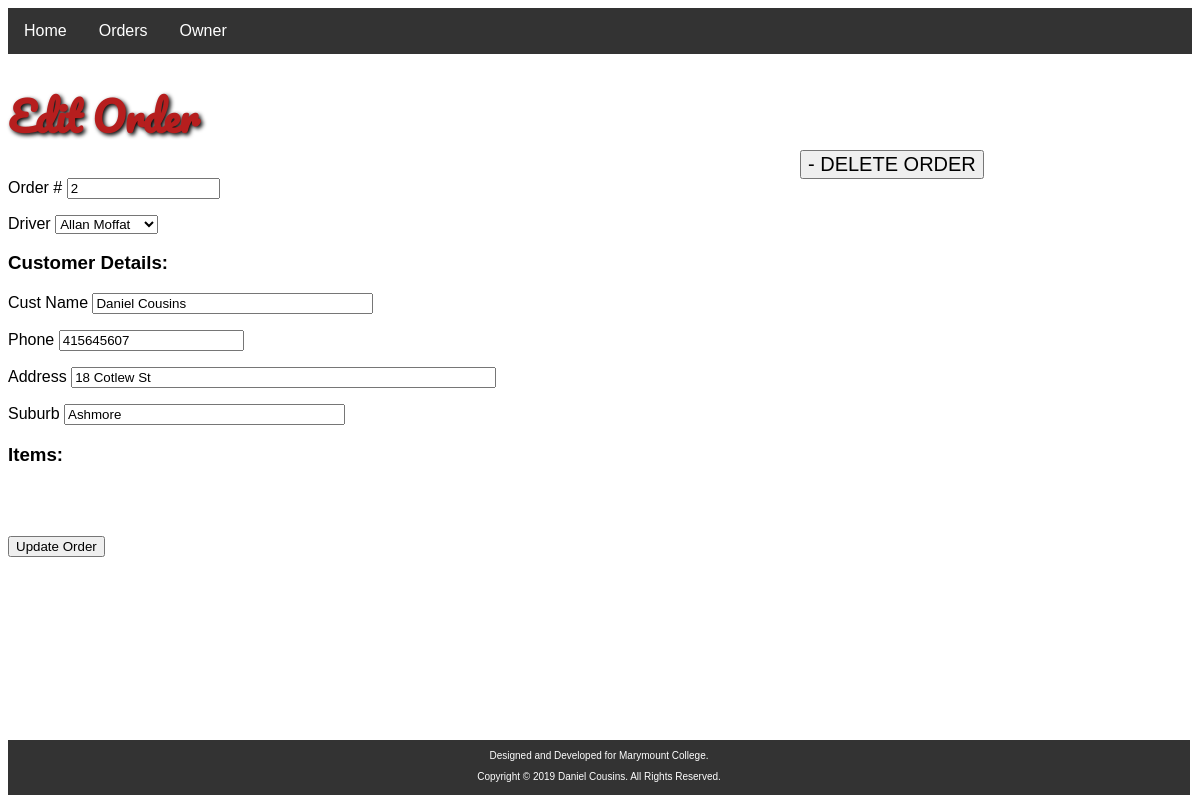
The app's page /editorder/2 with its own data.
### app/models.py (models this page shows, shortened)
class customer(db.Model):
    custID = db.Column(db.Integer, primary_key=True)
    name = db.Column(db.String(128), nullable=False)
    phone = db.Column(db.String(32), nullable=False)
    address = db.Column(db.String(128), nullable=False)
    suburb = db.Column(db.String(64), nullable=False)
    orders = db.relationship('order', backref='orderingCust', lazy='dynamic')

### app/routes.py (the view)
@app.route('/editorder/<orderID>', methods=['GET', 'POST'])
def editorder(orderID):
    selectedOrder = order.query.filter_by(orderID=orderID).first()
    form = EditOrderForm(driver=selectedOrder)
    form.driver.choices = [(driver.driverID, driver.name) for driver in driver.query.all()]
    if form.validate_on_submit():
        selectedOrder.driverID = form.driver.data
        selectedOrder.orderingCust.name = form.name.data
        selectedOrder.orderingCust.phone = form.phone.data
        selectedOrder.orderingCust.address = form.address.data
        selectedOrder.orderingCust.suburb = form.suburb.data
        db.session.commit()
        flash('Congratulations, you have edited an order!')
        return redirect('/orders')
    elif request.method == 'GET':
        form.driver.data = selectedOrder.placedWithDriver.driverID
        form.orderID.data = selectedOrder.orderID
        form.name.data = selectedOrder.orderingCust.name
        form.phone.data = selectedOrder.orderingCust.phone
        form.address.data = selectedOrder.orderingCust.address
        form.suburb.data = selectedOrder.orderingCust.suburb
    return render_template('editorder.html', title='Edit Order', form=form)

### app/forms.py
class EditOrderForm(FlaskForm):
    orderID = StringField('Order #', validators=[DataRequired()])
    driver = SelectField('Driver', choices=[], coerce=int)
    name = StringField('Cust Name', validators=[DataRequired()])
    phone = IntegerField('Phone', validators=[DataRequired()])
    address = StringField('Address', validators=[DataRequired()])
    suburb = StringField('Suburb', validators=[DataRequired()])
    submit = SubmitField('Update Order')

### app/templates/editorder.html (shortened to what this page needs)
{% extends "base.html" %}
{% block content %}
    <h1>Edit Order</h1>
    <form action="" method="post" novalidate>
        <p>{{ form.orderID.label }} {{ form.orderID(size=16, readonly=true) }}</p>
        <p>{{ form.driver.label }} {{ form.driver }}</p>
        <h3>Customer Details:</h3>
        <p>{{ form.name.label }} {{ form.name(size=32) }}</p>
        <p>{{ form.phone.label }} {{ form.phone(size=32) }}</p>
        <p>{{ form.address.label }} {{ form.address(size=50) }}</p>
        <p>{{ form.suburb.label }} {{ form.suburb(size=32) }}</p>
        <h3>Items:</h3>
        <br>
        <br>
        <p>{{ form.submit() }}</p>
    </form>
    <button type="button" onclick="window.location.href='{{ url_for('deleteorder', orderID=form.orderID.data) }}'">- DELETE ORDER</button>
{% endblock %}

### app/templates/base.html (style rules this page uses)
body { font-family: Helvetica }
h1 { font-size: 40px; font-family: 'Pacifico', cursive; color: #B61E1E; text-shadow: 2px 2px 4px #000000; }
button { font-size: 20px; position: absolute; left: 800px; top: 150px; }

### records on screen
customer: name "Daniel Cousins", phone "415645607", address "18 Cotlew St", suburb "Ashmore"
